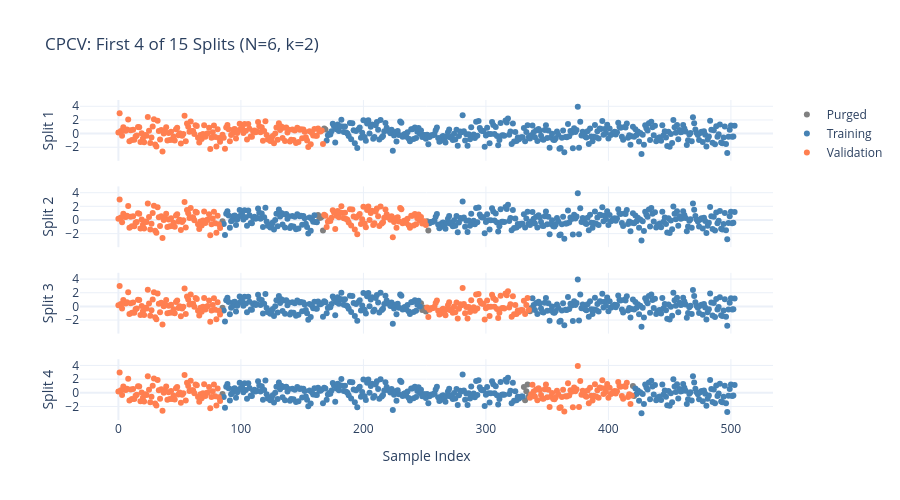

Source (notebook cell):
### Code cell
# Visualize first 4 splits
set_global_seeds(SEED)
X_viz = np.random.randn(N_VIZ, 5)
y_viz = np.random.randn(N_VIZ)

cv_cpcv = CombinatorialCV(n_groups=6, n_test_groups=2, label_horizon=5, embargo_size=2)
splits_cpcv = list(cv_cpcv.split(X_viz))

fig = make_subplots(rows=4, cols=1, shared_xaxes=True, vertical_spacing=0.08)

for split_idx in range(min(4, len(splits_cpcv))):
    train_idx, val_idx = splits_cpcv[split_idx]
    split_type = np.zeros(N_VIZ)
    split_type[train_idx] = 1
    split_type[val_idx] = 2

    for stype, (color, label) in enumerate(
        [("gray", "Purged"), ("steelblue", "Training"), ("coral", "Validation")]
    ):
        mask = split_type == stype
        if np.any(mask):
            fig.add_trace(
                go.Scatter(
                    x=np.arange(N_VIZ)[mask],
                    y=y_viz[mask],
                    mode="markers",
                    marker=dict(color=color, size=6),
                    name=label if split_idx == 0 else None,
                    showlegend=(split_idx == 0),
                ),
                row=split_idx + 1,
                col=1,
            )
    fig.update_yaxes(title_text=f"Split {split_idx + 1}", row=split_idx + 1, col=1)

fig.update_layout(
    title=f"CPCV: First 4 of {n_splits} Splits (N={N}, k={K})",
    height=500,
    width=900,
    template="plotly_white",
    showlegend=True,
    margin=dict(l=80),
)
fig.update_xaxes(title_text="Sample Index", row=4, col=1)
fig.update_yaxes(title_standoff=8)
fig.show()

### Figure 1 — Plotly figure (JSON) as saved in the notebook; plotly's stock layout.template omitted (floating-point values rounded to 4 significant figures; data arrays with more than 128 entries replaced by an {"elided": "..."} marker saying what was removed)
{"data": [{"marker": {"color": "gray", "size": 6}, "mode": "markers", "name": "Purged", "showlegend": true, "type": "scatter", "x": [168, 169], "xaxis": "x", "y": [0.7568, 0.6125], "yaxis": "y"}, {"marker": {"color": "steelblue", "size": 6}, "mode": "markers", "name": "Training", "showlegend": true, "type": "scatter", "x": {"elided": "334 int values"}, "xaxis": "x", "y": {"elided": "334 float values"}, "yaxis": "y"}, {"marker": {"color": "coral", "size": 6}, "mode": "markers", "name": "Validation", "showlegend": true, "type": "scatter", "x": {"elided": "168 int values"}, "xaxis": "x", "y": {"elided": "168 float values"}, "yaxis": "y"}, {"marker": {"color": "gray", "size": 6}, "mode": "markers", "showlegend": false, "type": "scatter", "x": [84, 85, 163, 164, 165, 166, 167, 252, 253], "xaxis": "x2", "y": [-0.6243, -0.1845, 0.7319, 0.3351, 0.3162, 0.4693, -1.536, -0.1768, -1.549], "yaxis": "y2"}, {"marker": {"color": "steelblue", "size": 6}, "mode": "markers", "showlegend": false, "type": "scatter", "x": {"elided": "327 int values"}, "xaxis": "x2", "y": {"elided": "327 float values"}, "yaxis": "y2"}, {"marker": {"color": "coral", "size": 6}, "mode": "markers", "showlegend": false, "type": "scatter", "x": {"elided": "168 int values"}, "xaxis": "x2", "y": {"elided": "168 float values"}, "yaxis": "y2"}, {"marker": {"color": "gray", "size": 6}, "mode": "markers", "showlegend": false, "type": "scatter", "x": [84, 85, 247, 248, 249, 250, 251, 336, 337], "xaxis": "x3", "y": [-0.6243, -0.1845, 0.4547, -0.5164, -0.1965, -0.2059, -0.7466, -0.7179, -0.2305], "yaxis": "y3"}, {"marker": {"color": "steelblue", "size": 6}, "mode": "markers", "showlegend": false, "type": "scatter", "x": {"elided": "327 int values"}, "xaxis": "x3", "y": {"elided": "327 float values"}, "yaxis": "y3"}, {"marker": {"color": "coral", "size": 6}, "mode": "markers", "showlegend": false, "type": "scatter", "x": {"elided": "168 int values"}, "xaxis": "x3", "y": {"elided": "168 float values"}, "yaxis": "y3"}, {"marker": {"color": "gray", "size": 6}, "mode": "markers", "showlegend": false, "type": "scatter", "x": [84, 85, 331, 332, 333, 334, 335, 420, 421], "xaxis": "x4", "y": [-0.6243, -0.1845, 0.8333, -1.105, 0.2205, 1.218, -0.5132, 0.9966, -0.4665], "yaxis": "y4"}, {"marker": {"color": "steelblue", "size": 6}, "mode": "markers", "showlegend": false, "type": "scatter", "x": {"elided": "327 int values"}, "xaxis": "x4", "y": {"elided": "327 float values"}, "yaxis": "y4"}, {"marker": {"color": "coral", "size": 6}, "mode": "markers", "showlegend": false, "type": "scatter", "x": {"elided": "168 int values"}, "xaxis": "x4", "y": {"elided": "168 float values"}, "yaxis": "y4"}], "layout": {"height": 500, "margin": {"l": 80}, "showlegend": true, "title": {"text": "CPCV: First 4 of 15 Splits (N=6, k=2)"}, "width": 900, "xaxis": {"anchor": "y", "domain": [0.0, 1.0], "matches": "x4", "showticklabels": false}, "xaxis2": {"anchor": "y2", "domain": [0.0, 1.0], "matches": "x4", "showticklabels": false}, "xaxis3": {"anchor": "y3", "domain": [0.0, 1.0], "matches": "x4", "showticklabels": false}, "xaxis4": {"anchor": "y4", "domain": [0.0, 1.0], "title": {"text": "Sample Index"}}, "yaxis": {"anchor": "x", "domain": [0.81, 1.0], "title": {"standoff": 8, "text": "Split 1"}}, "yaxis2": {"anchor": "x2", "domain": [0.54, 0.73], "title": {"standoff": 8, "text": "Split 2"}}, "yaxis3": {"anchor": "x3", "domain": [0.27, 0.46], "title": {"standoff": 8, "text": "Split 3"}}, "yaxis4": {"anchor": "x4", "domain": [0.0, 0.19], "title": {"standoff": 8, "text": "Split 4"}}}}
